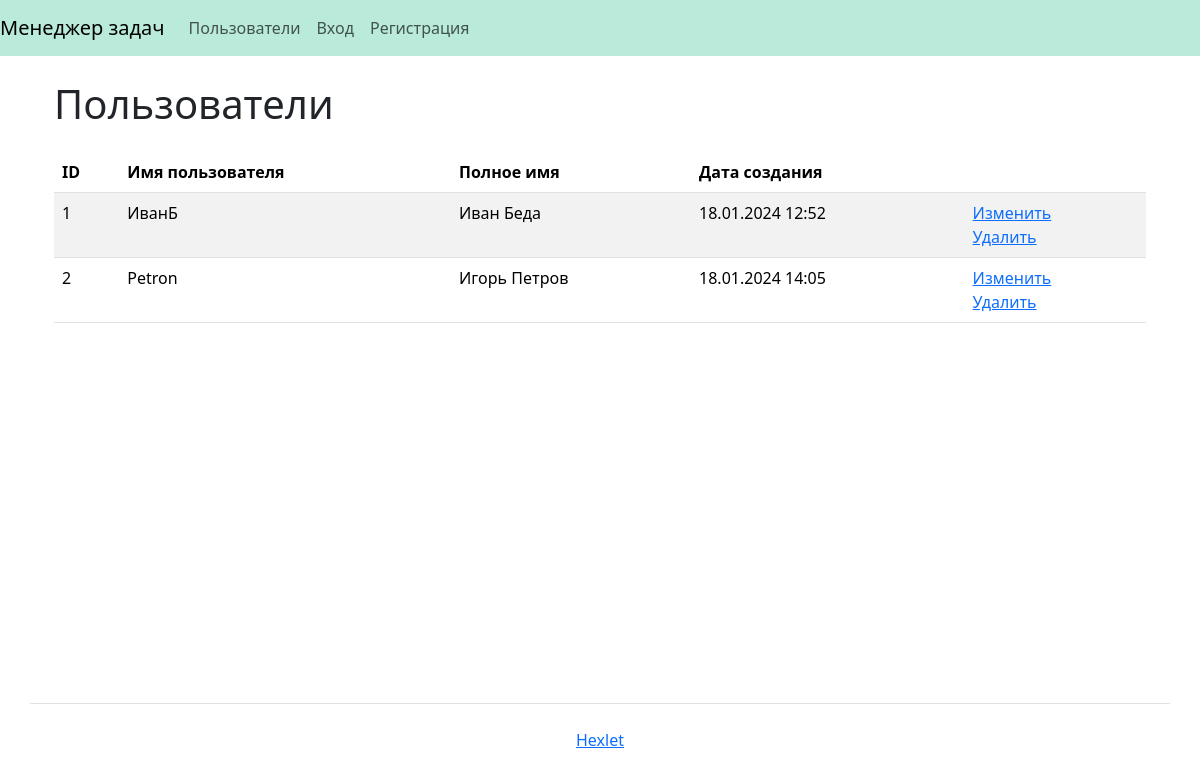
/users/, run on an earlier commit of the app's database.
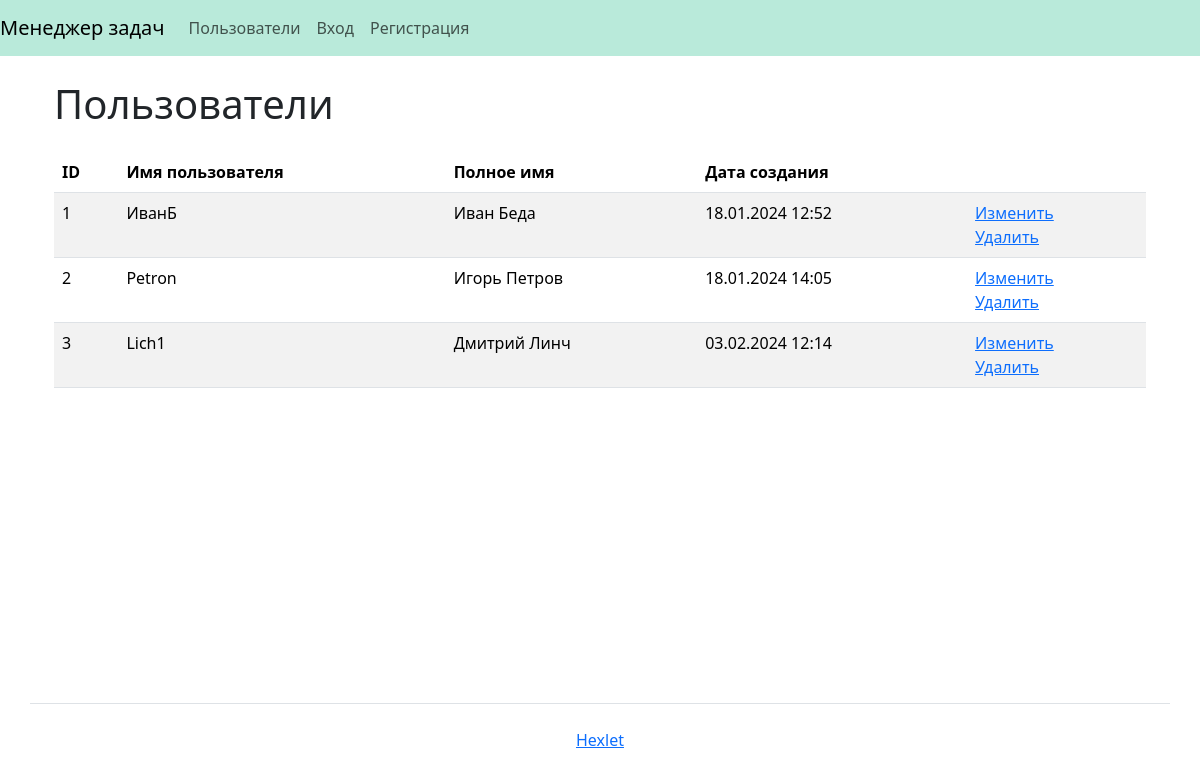
And on a later commit of the database.
### task_manager/users/models.py (models this page shows)
class User(AbstractUser):
    def __str__(self):
        return self.get_full_name()

### task_manager/users/views.py (the view)
# urls.py: path('', UserListView.as_view(), name='users'),
class UserListView(ListView):
    template_name = 'users/user_list.html'
    model = User
    context_object_name = 'users'

### task_manager/templates/users/user_list.html
{% extends 'base.html' %}
{% load django_bootstrap5 %}
{% load i18n %}
{% block content %}
<div class="container wrapper flex-grow-1">
    <h1 class="my-4">{% translate 'Users' %}</h1>
    <table class="table table-striped">
        <thead>
          <tr>
            <th>{% translate 'ID' %}</th>
            <th>{% translate 'Username' %}</th>
            <th>{% translate 'Full name' %}</th>
            <th>{% translate 'Creation date' %}</th>
            <th></th>
          </tr>
        </thead>
        <tbody>
        {% for user in users %}
          <tr>
            <td>{{ user.id }}</td>
            <td>{{ user.username }}</td>
            <td>{{ user.first_name }} {{ user.last_name }}</td>
            <td>{{ user.date_joined|date:"d.m.Y H:i" }}</td>
            <td>
              <a href="{% url 'update' pk=user.pk %}">{% translate 'Update' %}</a>
              <br>
              <a href="{% url 'delete' pk=user.pk %}">{% translate 'Delete' %}</a>
            </td>
          </tr>
        {% endfor %}
        </tbody>
    </table>
</div>
{% endblock %}

What changed in the data, as far as the page shows it:
added User: id "3", username "Lich1", first_name "Дмитрий", last_name "Линч", date_joined "03.02.2024 12:14"
